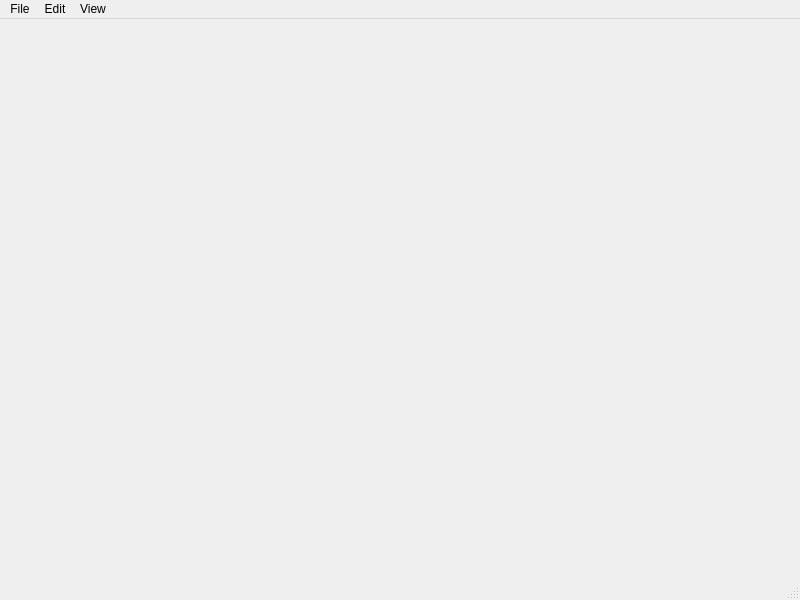
<?xml version="1.0" encoding="UTF-8"?>
<ui version="4.0">
 <class>MyEditor</class>
 <widget class="QMainWindow" name="MyEditor">
  <property name="geometry">
   <rect>
    <x>0</x>
    <y>0</y>
    <width>800</width>
    <height>600</height>
   </rect>
  </property>
  <property name="windowTitle">
   <string>MyEditor</string>
  </property>
  <property name="windowIcon">
   <iconset resource="icons.qrc">
    <normaloff>:/icons/800px-Gnome-accessories-text-editor.svg.png</normaloff>:/icons/800px-Gnome-accessories-text-editor.svg.png</iconset>
  </property>
  <widget class="QWidget" name="centralwidget">
   <layout class="QGridLayout" name="gridLayout">
    <item row="0" column="0">
     <widget class="QsciScintilla" name="textEdit">
      <property name="toolTip">
       <string/>
      </property>
      <property name="whatsThis">
       <string/>
      </property>
     </widget>
    </item>
   </layout>
  </widget>
  <widget class="QMenuBar" name="menubar">
   <property name="geometry">
    <rect>
     <x>0</x>
     <y>0</y>
     <width>800</width>
     <height>29</height>
    </rect>
   </property>
   <widget class="QMenu" name="menuFile">
    <property name="title">
     <string>File</string>
    </property>
    <addaction name="actionNew"/>
    <addaction name="actionOpen"/>
    <addaction name="actionSave"/>
    <addaction name="actionSave_as"/>
   </widget>
   <widget class="QMenu" name="menuEdit">
    <property name="title">
     <string>Edit</string>
    </property>
    <addaction name="actionUndo"/>
    <addaction name="actionRedo"/>
    <addaction name="actionCut"/>
    <addaction name="actionCopy"/>
    <addaction name="actionPaste"/>
   </widget>
   <widget class="QMenu" name="menuView">
    <property name="title">
     <string>View</string>
    </property>
    <addaction name="actionInclude_line_numbers"/>
    <addaction name="actionHighlight_current_line"/>
   </widget>
   <addaction name="menuFile"/>
   <addaction name="menuEdit"/>
   <addaction name="menuView"/>
  </widget>
  <widget class="QStatusBar" name="statusbar"/>
  <action name="actionNew">
   <property name="icon">
    <iconset resource="icons.qrc">
     <normaloff>:/icons/Gnome-document-new.svg.png</normaloff>:/icons/Gnome-document-new.svg.png</iconset>
   </property>
   <property name="text">
    <string>New</string>
   </property>
   <property name="shortcut">
    <string>Ctrl+N</string>
   </property>
  </action>
  <action name="actionOpen">
   <property name="icon">
    <iconset resource="icons.qrc">
     <normaloff>:/icons/Gnome-document-open.svg.png</normaloff>:/icons/Gnome-document-open.svg.png</iconset>
   </property>
   <property name="text">
    <string>Open</string>
   </property>
   <property name="shortcut">
    <string>Ctrl+O</string>
   </property>
  </action>
  <action name="actionSave">
   <property name="icon">
    <iconset resource="icons.qrc">
     <normaloff>:/icons/800px-Gnome-document-save.svg.png</normaloff>:/icons/800px-Gnome-document-save.svg.png</iconset>
   </property>
   <property name="text">
    <string>Save</string>
   </property>
   <property name="shortcut">
    <string>Ctrl+S</string>
   </property>
  </action>
  <action name="actionSave_as">
   <property name="icon">
    <iconset resource="icons.qrc">
     <normaloff>:/icons/Gnome-document-save-as.svg.png</normaloff>:/icons/Gnome-document-save-as.svg.png</iconset>
   </property>
   <property name="text">
    <string>Save as...</string>
   </property>
   <property name="shortcut">
    <string>Ctrl+Shift+S</string>
   </property>
  </action>
  <action name="actionUndo">
   <property name="icon">
    <iconset resource="icons.qrc">
     <normaloff>:/icons/800px-Gnome-edit-undo.svg.png</normaloff>:/icons/800px-Gnome-edit-undo.svg.png</iconset>
   </property>
   <property name="text">
    <string>Undo</string>
   </property>
   <property name="shortcut">
    <string>Ctrl+Z</string>
   </property>
  </action>
  <action name="actionRedo">
   <property name="icon">
    <iconset resource="icons.qrc">
     <normaloff>:/icons/800px-Gnome-edit-redo.svg.png</normaloff>:/icons/800px-Gnome-edit-redo.svg.png</iconset>
   </property>
   <property name="text">
    <string>Redo</string>
   </property>
   <property name="shortcut">
    <string>Ctrl+Y</string>
   </property>
  </action>
  <action name="actionCut">
   <property name="icon">
    <iconset resource="icons.qrc">
     <normaloff>:/icons/Gnome-edit-cut.svg.png</normaloff>:/icons/Gnome-edit-cut.svg.png</iconset>
   </property>
   <property name="text">
    <string>Cut</string>
   </property>
   <property name="shortcut">
    <string>Ctrl+X</string>
   </property>
  </action>
  <action name="actionCopy">
   <property name="icon">
    <iconset resource="icons.qrc">
     <normaloff>:/icons/800px-Gnome-edit-copy.svg.png</normaloff>:/icons/800px-Gnome-edit-copy.svg.png</iconset>
   </property>
   <property name="text">
    <string>Copy</string>
   </property>
   <property name="shortcut">
    <string>Ctrl+C</string>
   </property>
  </action>
  <action name="actionPaste">
   <property name="icon">
    <iconset resource="icons.qrc">
     <normaloff>:/icons/Gnome-edit-paste.svg.png</normaloff>:/icons/Gnome-edit-paste.svg.png</iconset>
   </property>
   <property name="text">
    <string>Paste</string>
   </property>
   <property name="shortcut">
    <string>Ctrl+P</string>
   </property>
  </action>
  <action name="actionInclude_line_numbers">
   <property name="checkable">
    <bool>true</bool>
   </property>
   <property name="checked">
    <bool>true</bool>
   </property>
   <property name="text">
    <string>Include line numbers</string>
   </property>
  </action>
  <action name="actionHighlight_current_line">
   <property name="checkable">
    <bool>true</bool>
   </property>
   <property name="text">
    <string>Highlight current line</string>
   </property>
  </action>
 </widget>
 <customwidgets>
  <customwidget>
   <class>QsciScintilla</class>
   <extends>QFrame</extends>
   <header>Qsci/qsciscintilla.h</header>
  </customwidget>
 </customwidgets>
 <resources>
  <include location="icons.qrc"/>
 </resources>
 <connections/>
</ui>
